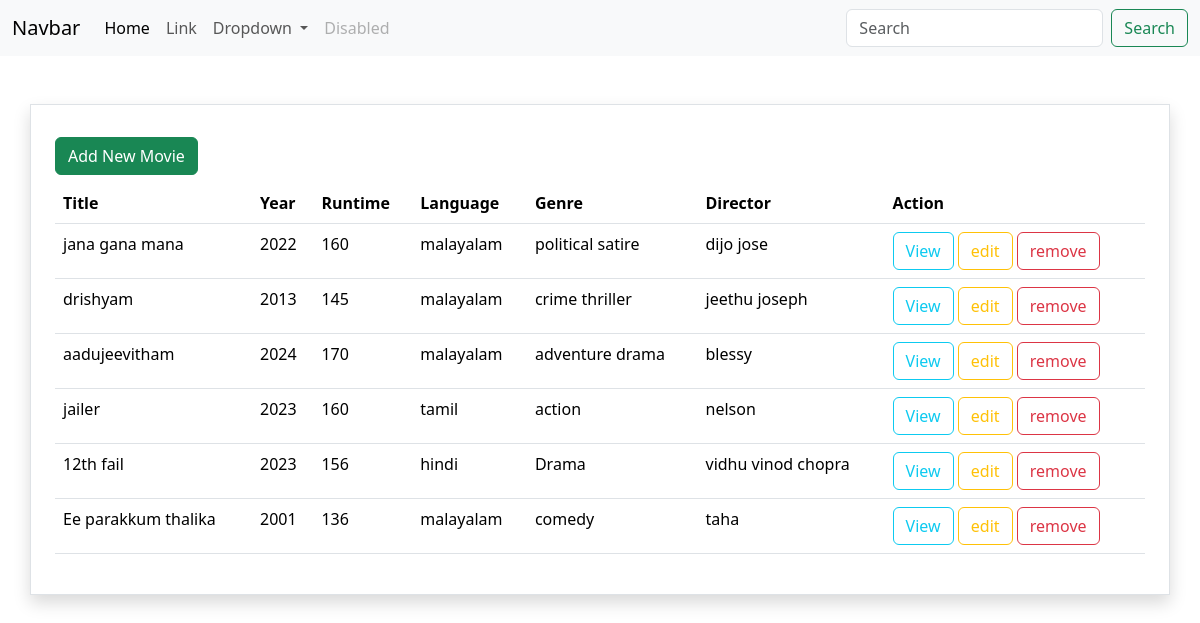
Screenshot of /movielist/ with the database file from the repository.
### myapp/models.py (models this page shows, shortened)
class Movie(models.Model):
        title=models.CharField(max_length=200)
        year=models.CharField(max_length=200)
        runtime=models.PositiveIntegerField()
        language=models.CharField(max_length=200)
        genre=models.CharField(max_length=200)
        director_name=models.CharField(max_length=200)

### myapp/views.py (the view)
# urls.py: path('movielist/',views.MovieList.as_view(),name="movie-list"),
class MovieList(View):
        def get(self,request,*args,**kwargs):
                qs=Movie.objects.all()
                return render(request,"movielist.html",{"data":qs})

### myapp/templates/movielist.html
{% extends 'base.html'%}
{%block main_block%}
<div class="container border p-4 shadow mt-5" >
        <div class="my-2">
                <a href="{%url 'movie-create'%}" class="btn btn-success">Add New Movie</a>
        </div>
        <table class="table">
                <tr>
                        <th>Title</th>
                        <th>Year</th>
                        <th>Runtime</th>
                        <th>Language</th>
                        <th>Genre</th>
                        <th>Director</th>
                        <th>Action</th>
                </tr>
                {%for m in data%}
                   <tr>
                        <td>{{m.title}}</td>
                        <td>{{m.year}}</td>
                        <td>{{m.runtime}}</td>
                        <td>{{m.language}}</td>
                        <td>{{m.genre}}</td>
                        <td>{{m.director_name}}</td>
                        <td>
                                <a href="{%url 'movie-detail' m.id%}" class="btn btn-outline-info">View</a>
                                <a href="{%url 'movie-update' m.id%}" class="btn btn-outline-warning">edit</a>
                                <a href="{%url 'movie-delete' m.id%}" class="btn btn-outline-danger">remove</a>
                        </td>
                   </tr>
                {%endfor%}
        </table>
</div>
{%endblock%}

### myapp/templates/base.html (shortened to what this page needs)
<!DOCTYPE html>
<html lang="en">
<head>
        <link href="https://cdn.jsdelivr.net/npm/bootstrap@5.3.3/dist/css/bootstrap.min.css" rel="stylesheet">
</head>
</head>
<body>
        <nav class="navbar navbar-expand-lg bg-body-tertiary">
                <div class="container-fluid">
                  <a class="navbar-brand" href="#">Navbar</a>
                  <div class="collapse navbar-collapse" id="navbarSupportedContent">
                    <ul class="navbar-nav me-auto mb-2 mb-lg-0">
                      <li class="nav-item">
                        <a class="nav-link active" aria-current="page" href="#">Home</a>
                      </li>
                      <li class="nav-item">
                        <a class="nav-link" href="#">Link</a>
                      </li>
                      <li class="nav-item dropdown">
                        <a class="nav-link dropdown-toggle" href="#" role="button" data-bs-toggle="dropdown" aria-expanded="false">
                          Dropdown
                        </a>
                      </li>
                      <li class="nav-item">
                        <a class="nav-link disabled" aria-disabled="true">Disabled</a>
                      </li>
                    </ul>
                    <form class="d-flex" role="search">
                      <input class="form-control me-2" type="search" placeholder="Search" aria-label="Search">
                      <button class="btn btn-outline-success" type="submit">Search</button>
                    </form>
                  </div>
                </div>
              </nav>
        {%block main_block%}
        {%endblock%}
</body>
</html>

### rows the page displays
Movie: title "jana gana mana", year "2022", runtime "160", language "malayalam", genre "political satire", director_name "dijo jose"
Movie: title "drishyam", year "2013", runtime "145", language "malayalam", genre "crime thriller", director_name "jeethu joseph"
Movie: title "aadujeevitham", year "2024", runtime "170", language "malayalam", genre "adventure drama", director_name "blessy"
Movie: title "jailer", year "2023", runtime "160", language "tamil", genre "action", director_name "nelson"
Movie: title "12th fail", year "2023", runtime "156", language "hindi", genre "Drama", director_name "vidhu vinod chopra"
Movie: title "Ee parakkum thalika", year "2001", runtime "136", language "malayalam", genre "comedy", director_name "taha"
